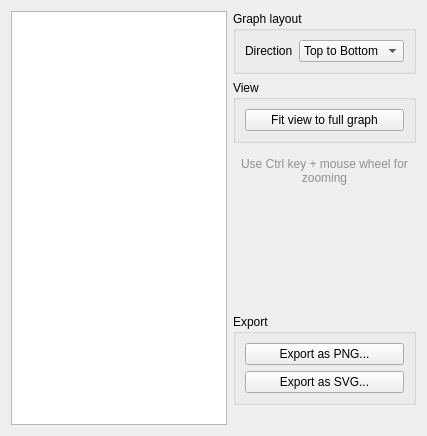
<?xml version="1.0" encoding="UTF-8"?>
<ui version="4.0">
 <class>GraphvizWidget</class>
 <widget class="QWidget" name="GraphvizWidget">
  <property name="geometry">
   <rect>
    <x>0</x>
    <y>0</y>
    <width>427</width>
    <height>436</height>
   </rect>
  </property>
  <property name="windowTitle">
   <string>Form</string>
  </property>
  <layout class="QHBoxLayout" name="horizontalLayout" stretch="1,0">
   <item>
    <widget class="GraphvizView" name="GraphView"/>
   </item>
   <item>
    <widget class="QWidget" name="ToolsWidget" native="true">
     <layout class="QVBoxLayout" name="verticalLayout_3">
      <property name="margin">
       <number>0</number>
      </property>
      <item>
       <widget class="QGroupBox" name="LayoutGroupBox">
        <property name="title">
         <string>Graph layout</string>
        </property>
        <layout class="QGridLayout" name="gridLayout" columnstretch="0,0">
         <item row="0" column="0">
          <widget class="QLabel" name="label_2">
           <property name="text">
            <string>Direction</string>
           </property>
          </widget>
         </item>
         <item row="0" column="1">
          <widget class="QComboBox" name="RankDirComboBox">
           <property name="currentIndex">
            <number>0</number>
           </property>
           <item>
            <property name="text">
             <string>Top to Bottom</string>
            </property>
           </item>
           <item>
            <property name="text">
             <string>Bottom to Top</string>
            </property>
           </item>
           <item>
            <property name="text">
             <string>Left to Right</string>
            </property>
           </item>
           <item>
            <property name="text">
             <string>Right to Left</string>
            </property>
           </item>
          </widget>
         </item>
        </layout>
       </widget>
      </item>
      <item>
       <widget class="QGroupBox" name="ViewGroupBox">
        <property name="title">
         <string>View</string>
        </property>
        <layout class="QVBoxLayout" name="verticalLayout_2">
         <item>
          <widget class="QPushButton" name="FitViewButton">
           <property name="text">
            <string>Fit view to full graph</string>
           </property>
          </widget>
         </item>
        </layout>
       </widget>
      </item>
      <item>
       <spacer name="verticalSpacer_2">
        <property name="orientation">
         <enum>Qt::Vertical</enum>
        </property>
        <property name="sizeType">
         <enum>QSizePolicy::Fixed</enum>
        </property>
        <property name="sizeHint" stdset="0">
         <size>
          <width>20</width>
          <height>8</height>
         </size>
        </property>
       </spacer>
      </item>
      <item>
       <widget class="QLabel" name="label">
        <property name="styleSheet">
         <string notr="true">color : #909090;</string>
        </property>
        <property name="text">
         <string>Use Ctrl key + mouse wheel for zooming</string>
        </property>
        <property name="alignment">
         <set>Qt::AlignCenter</set>
        </property>
        <property name="wordWrap">
         <bool>true</bool>
        </property>
       </widget>
      </item>
      <item>
       <spacer name="verticalSpacer">
        <property name="orientation">
         <enum>Qt::Vertical</enum>
        </property>
        <property name="sizeHint" stdset="0">
         <size>
          <width>20</width>
          <height>40</height>
         </size>
        </property>
       </spacer>
      </item>
      <item>
       <widget class="QGroupBox" name="ExportGroupBox">
        <property name="title">
         <string>Export</string>
        </property>
        <layout class="QVBoxLayout" name="verticalLayout">
         <item>
          <widget class="QPushButton" name="PNGExportButton">
           <property name="text">
            <string>Export as PNG...</string>
           </property>
          </widget>
         </item>
         <item>
          <widget class="QPushButton" name="SVGExportButton">
           <property name="text">
            <string>Export as SVG...</string>
           </property>
          </widget>
         </item>
        </layout>
       </widget>
      </item>
      <item>
       <spacer name="verticalSpacer_3">
        <property name="orientation">
         <enum>Qt::Vertical</enum>
        </property>
        <property name="sizeType">
         <enum>QSizePolicy::Fixed</enum>
        </property>
        <property name="sizeHint" stdset="0">
         <size>
          <width>20</width>
          <height>20</height>
         </size>
        </property>
       </spacer>
      </item>
     </layout>
     <zorder>LayoutGroupBox</zorder>
     <zorder>LayoutGroupBox</zorder>
     <zorder>ViewGroupBox</zorder>
     <zorder>verticalSpacer_2</zorder>
     <zorder>label</zorder>
     <zorder>verticalSpacer</zorder>
     <zorder>ExportGroupBox</zorder>
     <zorder>verticalSpacer_3</zorder>
    </widget>
   </item>
  </layout>
 </widget>
 <customwidgets>
  <customwidget>
   <class>GraphvizView</class>
   <extends>QGraphicsView</extends>
   <header>GraphvizView.hpp</header>
  </customwidget>
 </customwidgets>
 <resources/>
 <connections/>
</ui>
